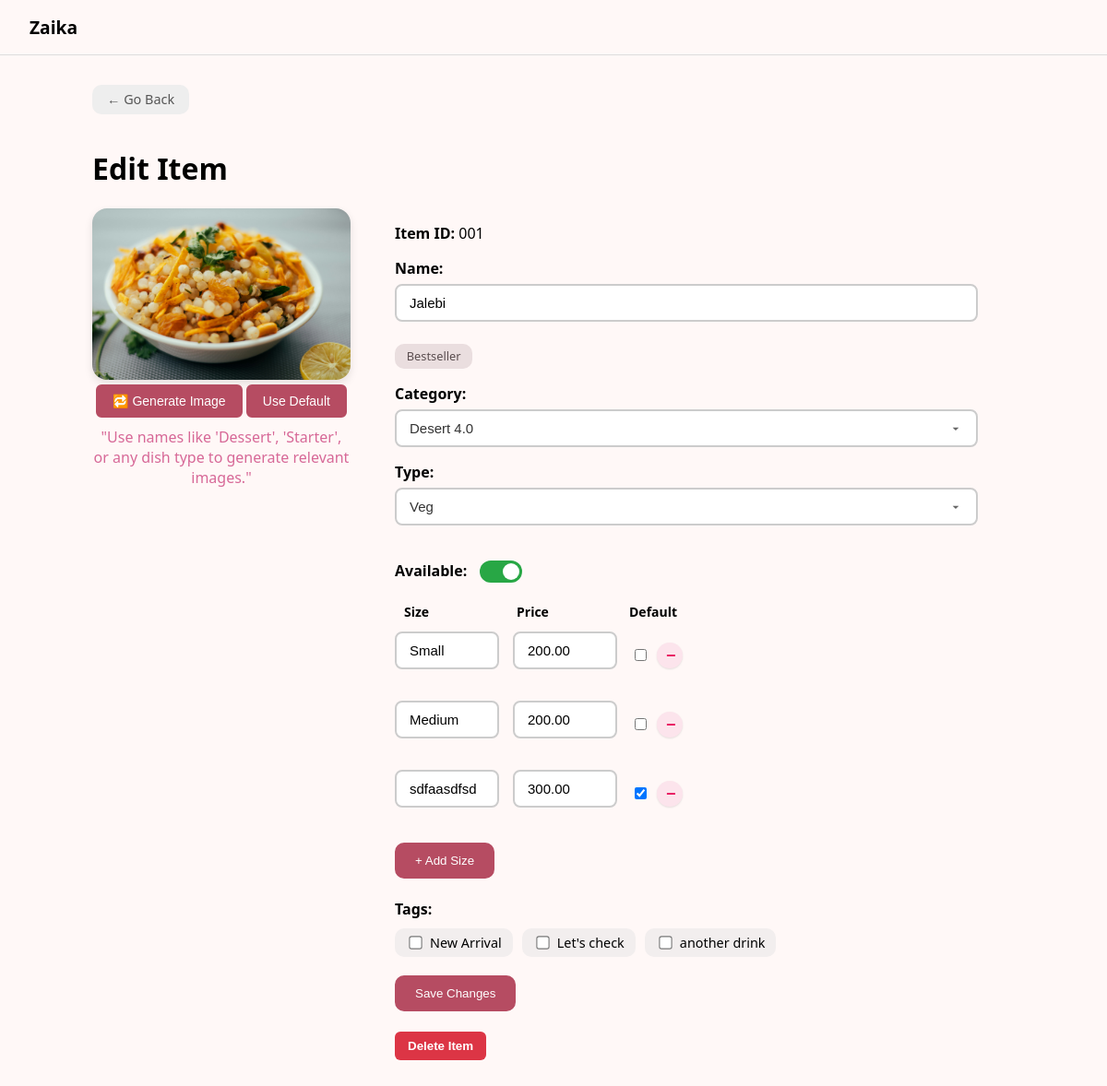
Screenshot of /RST-001/management/menu/items/edit/1 (signed in) with the database file from the repository.
### staff/models.py (models this page shows, shortened)
class MenuItem(models.Model):
    TYPE_CHOICES = [
        ("Veg", "Veg"),
        ("Non-Veg", "Non-Veg"),
        ("Drink", "Drink"),
    ]
    id = models.AutoField(primary_key=True)
    restaurant = models.ForeignKey(Restaurant, on_delete=models.CASCADE, related_name='item_listings')
    category = models.ForeignKey(MenuCategory, on_delete=models.CASCADE, related_name='category_items')
    tags = models.ManyToManyField(ItemTag, related_name='tagged_items', blank=True)
    name = models.CharField(max_length=150)
    is_available = models.BooleanField(default=True)
    type = models.CharField(max_length=10, choices=TYPE_CHOICES, default="Veg")
    image_url = models.CharField(
        max_length=255,blank=True,
        help_text="Stores the URL/path of the placeholder or generated image."
    )

class Restaurant(models.Model):
    TEMPLATE_CHOICES = [
        ("starter", "Starter"),
        ("modern", "Modern"),
        ("premium", "Premium"),
        ("pictorial", "Pictorial"),
    ]
    id = models.CharField(max_length=10, primary_key=True, editable=False)  # Custom formatted IDs
    owner = models.ForeignKey(Owner, on_delete=models.CASCADE, related_name='restaurant_ownerships')
    name = models.CharField(max_length=150, default="Restaurant Name")
    address = models.TextField(default="Restaurant Address")
    phone = models.CharField(max_length=10, null=True, default="Restaurant Phone")
    email = models.EmailField(max_length=150, null=True, default="Restaurant Email")
    template = models.CharField(max_length=10, choices=TEMPLATE_CHOICES, default="starter")  # Dropdown field
    display_picture = models.ImageField(
        upload_to=restaurant_dp_upload_path,
        blank=True,
        null=True,
        default="restaurant_default_profile.jpg"
    )

class MenuCategory(models.Model):
    id = models.AutoField(primary_key=True)
    restaurant = models.ForeignKey(Restaurant, on_delete=models.CASCADE, related_name='category_listings')
    name = models.CharField(max_length=150, default="Category Name", null=True)
    description = models.TextField(default="Category Description")
    image_url = models.CharField(
        max_length=255,blank=True,
        help_text="Stores the URL/path of the placeholder or generated image."
    )

class MenuItemSize(models.Model):
    menu_item = models.ForeignKey(MenuItem, on_delete=models.CASCADE, related_name='item_sizes')
    size = models.CharField(max_length=150)
    price = models.DecimalField(max_digits=10, decimal_places=2)
    is_default = models.BooleanField(default=False)

class ItemTag(models.Model):
    id = models.AutoField(primary_key=True)
    name = models.CharField(max_length=50, blank=True, null=True, help_text="Create your own custom tags")
    restaurant = models.ForeignKey(Restaurant, on_delete=models.CASCADE, null=True, blank=True)

### staff/views.py (the view, shortened to what this page needs)
# urls.py: path("menu/items/edit/<int:itemID>",views.menu_items_edit,name="management-menu-edit"),
@login_required
def menu_items_edit(request, restaurantID, itemID):
    restaurant = Restaurant.objects.get(id=restaurantID)
    item = MenuItem.objects.get(id=itemID)
    categories = MenuCategory.objects.filter(restaurant=restaurant)
    tags = ItemTag.objects.filter(restaurant=restaurant)
    sizes = MenuItemSize.objects.filter(menu_item=item)
    types = ["Veg", "Non Veg"]  # Optional: customize as needed
    context = {
        "restID": restaurantID,
        "item": item,
        "categories": categories,
        "tags": tags,
        "selected_tags": item.tags.all(),
        "sizes": sizes,
        "types": types
    }
    return render(request, "staff/edit_item.html", context)

### templates/staff/edit_item.html (shortened to what this page needs)
{% load static %}
<!DOCTYPE html>
<html lang="en">
<head>
  <link rel="stylesheet" href="{% static 'css/staff/edit_item.css' %}?v=4" />
</head>
<body>
  <nav class="navbar">
    <div class="navbar-brand">{{item.restaurant.name}}</div>
  </nav>
  <div class="content">
    <a href="javascript:window.close()" class="go-back">&larr; Go Back</a>
    <h1>Edit Item</h1>
    <form action="" method="POST" enctype="multipart/form-data">
      <div class="edit-item-container">
        <div class="left-panel">
          <img src="{{item.image_url}}" alt="Item Image" id="itemPreview" class="item-image" />
          <div class="image-buttons">
            <button type="button" id="generateImageBtn" class="upload-label">🔁 Generate Image</button>
            <button type="button" id="resetImageBtn" class="upload-label" >Use Default</button>
            <div style="margin-top: 10px; color:#d76897">"Use names like 'Dessert', 'Starter', or any dish type to generate relevant images."</div>
          </div>
        </div>
        <div class="right-panel">
          <p><strong>Item ID:</strong> <span>{{ item.id|stringformat:"03d" }}</span></p>
          <label><strong>Name:</strong></label>
          <input type="text" name="name" value="{{ item.name }}" required maxlength="50" />
          <label class="bestseller">
            <span class="badge">Bestseller</span>
          </label>
          <label><strong>Category:</strong></label>
          <select name="category" class="custom-select">
            {% for category in categories %}
              <option value="{{ category.id }}" {% if item.category.id == category.id %}selected{% endif %}>
                {{ category.name }}
              </option>
            {% endfor %}
          </select>
          <label><strong>Type:</strong></label>
          <select name="type" class="custom-select">
            {% for t in types %}
              <option value="{{ t }}" {% if item.type == t %}selected{% endif %}>{{ t }}</option>
            {% endfor %}
          </select>
          <br><br>
          <label for="is_available"><strong>Available:</strong></label>
          <label class="switch">
            <span class="slider round"></span>
          </label><br><br>
          <div class="label-row">
            <div class="label-cell">Size</div>
            <div class="label-cell">Price</div>
            <div class="label-cell">Default</div>
          </div>
          <div class="sizes-container">
            {% for size in sizes %}
            <div class="size-row">
            <div>
              <input type="text" name="size_{{ forloop.counter }}" class="size-input" value="{{ size.size }}" placeholder="Enter size" required maxlength="10"/>
            </div>
            <div>
              <input type="number" name="price_{{ forloop.counter }}" class="price-input" value="{{ size.price }}" placeholder="Price" min="10" max="100000" step="0.01" required />
            </div>
            <label class="default-check">
              <input type="checkbox" name="default_size" value="{{ forloop.counter }}" class="default-size-checkbox" {% if size.is_default %}checked{% endif %} />
            </label>
            <button type="button" class="remove-size" style="display: none;">−</button>
          </div>
            {% endfor %}
          </div>
          <button type="button" id="add-size" class="btn-pink">+ Add Size</button><br><br>
          <label><strong>Tags:</strong></label>
          <div class="tags-list">
            {% for tag in tags %}
              <label>
                <input type="checkbox" name="tags" value="{{ tag.id }}" {% if tag in selected_tags %}checked{% endif %}>
                {{ tag.name }}
              </label>
            {% endfor %}
          </div>
          <button type="submit" class="btn-pink">Save Changes</button>
          <br><br>
          <button type="button" class="btn-danger" onclick="deleteItem()">Delete Item</button>
        </div>
      </div>
    </form>
  </div>
</body>
</html>

### static/css/staff/edit_item.css (style rules this page uses)
body { background: #fff8f7; font-family: "Segoe UI", sans-serif; margin: 0; padding: 0; }
.navbar { padding: 1rem 2rem; border-bottom: 1px solid #ddd; display: flex; justify-content: space-between; align-items: center; }
.navbar-brand { font-weight: bold; font-size: 1.2rem; }
.content { max-width: 1000px; margin: auto; padding: 2rem; }
.go-back { display: inline-block; margin-bottom: 1rem; color: #555; font-size: 0.9rem; background: #eee; border-radius: 10px; padding: 0.4rem 1rem; text-decoration: none; }
.edit-item-container { display: flex; gap: 3rem; flex-wrap: wrap; }
.left-panel { flex: 1; max-width: 280px; text-align: center; }
.left-panel img.item-image { width: 100%; border-radius: 16px; box-shadow: 0 4px 10px rgba(0, 0, 0, 0.1); }
.btn-pink { background: rgb(234, 135, 153); color: white; border: none; margin-top: 1rem; padding: 0.6rem 1.5rem; border-radius: 10px; cursor: pointer; }
.right-panel { flex: 2; }
.bestseller { display: flex; align-items: center; gap: 1rem; margin: 0.5rem 0 1rem; }
.badge { background: #eadedf; color: #5a4d4f; padding: 0.3rem 0.8rem; border-radius: 10px; font-size: 0.8rem; }
form input[type="text"], form input[type="number"], form select, form textarea { width: 100%; padding: 10px; margin-top: 6px; margin-bottom: 12px; border-radius: 10px; border: 1px solid #ccc; font-size: 0.95rem; background: #fff; }
.size-row { display: flex; align-items: center; gap: 10px; margin-bottom: 10px; }
.size-row input[type="text"], .size-row input[type="number"] { flex: 1; }
#add-size { margin-top: 10px; }
.tags-list { display: flex; flex-wrap: wrap; gap: 10px; margin-top: 10px; }
.tags-list label { display: flex; align-items: center; gap: 6px; background-color: #f2eeee; padding: 6px 12px; border-radius: 10px; font-size: 0.9rem; cursor: pointer; }
.tags-list input[type="checkbox"] { transform: scale(1.1); }
form button[type="submit"] { margin-top: 20px; }
.switch { position: relative; display: inline-block; width: 46px; height: 24px; margin-left: 10px; }
.slider { position: absolute; cursor: pointer; background-color: #ccc; transition: 0.4s; top: 0; left: 0; right: 0; bottom: 0; border-radius: 34px; }
.slider:before { content: ""; position: absolute; height: 18px; width: 18px; left: 3px; bottom: 3px; background-color: white; transition: 0.4s; border-radius: 50%; }
input:checked + .slider { background-color: #28a745; }
input:checked + .slider:before { transform: translateX(22px); }
.btn-danger { background-color: #dc3545; color: white; padding: 8px 14px; border: none; border-radius: 6px; font-weight: bold; cursor: pointer; transition: background-color 0.2s; }
.btn-pink { border: none; margin-top: 1rem; padding: 0.6rem 1.5rem; border-radius: 10px; cursor: pointer; padding: 10px 20px; background-color: #b64c62; border: none; color: #ffffff; cursor: pointer; transition: all 0.3 ease-in-out; position: relative; border: 2px solid #b64c62; }
.remove-size { display: inline-flex; align-items: center; justify-content: center; width: 28px; height: 28px; border-radius: 50%; border: none; background-color: #fce4ec; color: #e91e63; font-size: 18px; font-weight: bold; cursor: pointer; transition: all 0.2s ease-in-out; box-shadow: 0 1px 2px rgba(0, 0, 0, 0.1); }

### rows the page displays
MenuItem: restaurant.name "Zaika", image_url (picture), id "001", name "Jalebi", category "Desert 4.0", type "Veg"
MenuItemSize: size "Small", price_1 "200.00"
MenuItemSize: size "Medium", price "200.00"
MenuItemSize: size "sdfaasdfsd", price "300.00", is_default "☑"
ItemTag: name "New Arrival"
ItemTag: name "Let's check"
ItemTag: name "another drink"
